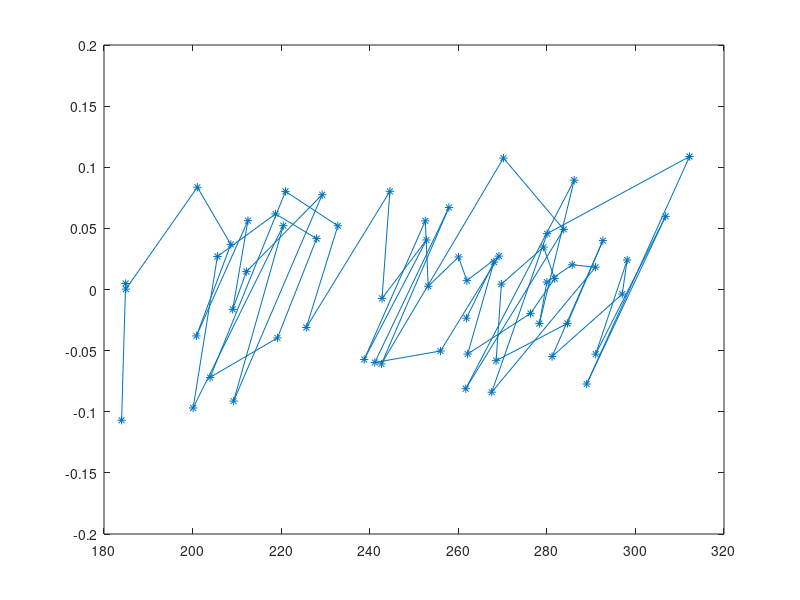

MATLAB code to generate this figure: (Note: this script raises an error after producing the figure.)
% Step 0: Clearing

clear all;
close all;
clc;

% Step 1: Load world data

pkg load statistics;

fid = fopen('Example04-Cancer-Incidence-Iceland.csv', 'r');
C   = textscan(fid,'%f32 %f32', 'delimiter', ';');
fclose(fid);

world_year  = cell2mat(C(1));
world_pop   = cell2mat(C(2));

start_ind   = find(world_year==1959);
end_ind     = find(world_year==2020);

% Step 2: Definition of world population data points

time_int = 1;
year     = [world_year(start_ind):time_int:world_year(end_ind)]';
x        = [0:time_int:(world_year(end_ind)-world_year(start_ind))]';
y        = world_pop(start_ind:time_int:end_ind);  %[5.47 5.81 6.144 6.471 6.801 7.141 7.492]';

% Step 3: Computation of k in dependence of y

k    = (1/time_int).*(log(y(2:1:end)./y(1:1:(end-1)))); %(1./x(2:1:end)).*log(y(2:1:end)/y(1));

figure(1)
plot(y(2:1:end),k,'marker','*')

% Step 4: Spline interpolation

y_spl = y(2:1:end);
k_spl = k;
n = (length(y_spl) - 1);
h = zeros(n,1);
h = diff(y_spl);

M = cubic_spline_natural(y_spl,k_spl,n,h);

cub_spl      = cell(n,1);
cub_spl_diff = cell(n,1);

for j = 1:1:n
  cub_spl{j}      = @(z) (M(j)*(y_spl(j+1) - z).^3/(6*h(j)))   + (M(j+1)*(z - y_spl(j)).^3/(6*h(j))) + (k_spl(j) - M(j)*h(j)^2/6)*((y_spl(j+1) - z)/h(j)) + (k_spl(j+1) - M(j+1)*h(j)^2/6)*((z - y_spl(j))/h(j));
  cub_spl_diff{j} = @(z) - (M(j)*(y_spl(j+1) - z).^2/(2*h(j))) + (M(j+1)*(z - y_spl(j)).^2/(2*h(j))) - (k_spl(j) - M(j)*h(j)^2/6)*(1/h(j))                + (k_spl(j+1) - M(j+1)*h(j)^2/6)*(1/h(j));
endfor

m = 50;
figure(2)
for j = 1:1:n
  plot(y_spl(j):h(j)/m:y_spl(j+1),cub_spl{j}(y_spl(j):h(j)/m:y_spl(j+1)),'color','black','linewidth',1)
  hold on
  plot(y_spl(j),k_spl(j),'marker','*','color','black')
  hold on
  title('Example 4 - Dependence of k on P (Cubic spline)','fontsize',14);
  xlabel('Population P','fontsize',10);
  ylabel('k(P)','fontsize',10);
endfor

% Step 5: Implicit Eulerian Time-Stepping Method

h_eul    = 1;
x_eul    = [0:h_eul:x(end-1)+2*time_int]';
y_eul    = zeros(length(x_eul),1);
y_eul(1) = y(2);

N          = 50;
y_zeros    = zeros(N+1,1);
y_zeros(1) = y_eul(1);

m = 1;
for l = 1:1:(length(x_eul)-1)
    if (x_eul(l) < x(m+1))
      for p = 1:1:N
        y_zeros(p+1) = y_zeros(p) - (h_eul*cub_spl{m}(y_zeros(p))*y_zeros(p)+y_eul(l)-y_zeros(p))/(h_eul*(cub_spl{m}(y_zeros(p))+y_zeros(p)*cub_spl_diff{m}(y_zeros(p)))-1);
      endfor
      y_eul(l+1) = y_zeros(end);
      y_zeros(1) = y_eul(l+1);
    elseif ((x_eul(l) >= x(m+1)) & (m < length(cub_spl)))%(m < length(cub_spl)))
      m     = m+1;
      for p = 1:1:N
        y_zeros(p+1) = y_zeros(p) - (h_eul*cub_spl{m}(y_zeros(p))*y_zeros(p)+y_eul(l)-y_zeros(p))/(h_eul*(cub_spl{m}(y_zeros(p))+y_zeros(p)*cub_spl_diff{m}(y_zeros(p)))-1);
      endfor
      y_eul(l+1) = y_zeros(end);
      y_zeros(1) = y_eul(l+1);
    else
      for p = 1:1:N
        y_zeros(p+1) = y_zeros(p) - (h_eul*cub_spl{length(cub_spl)}(y_zeros(p))*y_zeros(p)+y_eul(l)-y_zeros(p))/(h_eul*(cub_spl{length(cub_spl)}(y_zeros(p))+y_zeros(p)*cub_spl_diff{length(cub_spl_diff)}(y_zeros(p)))-1);
      endfor
      y_eul(l+1) = y_zeros(end);
      y_zeros(1) = y_eul(l+1);
    endif
endfor

figure(3)
plot(x(2:1:end)-time_int,y(2:1:end),'marker','+','color','black','linewidth',1)
hold on
plot(x_eul,y_eul,'color','red','linewidth',1)
hold on
title('Example 4 - Cancer Incidence per 100.000 in Iceland (Cubic spline)','fontsize',14);
legend({'Data used','Calculation'},'location','northwest','fontsize',10);
xlabel('Time (Year)','fontsize',10);
ylabel('Cancer Incidence per 100.000','fontsize',10);
xticks([0:4*time_int:60]);
xticklabels({'1960','1964','1968','1972','1976','1980','1984','1988','1992','1996','2000','2004','2008','2012','2016','2020'});

% Step 6: Relative Error Plot

err_rel = abs(y(2:1:end)-y_eul(1:time_int/h_eul:end-2))./y(2:1:end);

figure(4)
plot([0:time_int:60]',err_rel,'marker','*','color','blue','linewidth',1);
hold on
title('Example 4 - Relative Error (Cubic spline)','fontsize',14);
xlabel('Time (Year)','fontsize',10);
ylabel('Relative Error','fontsize',10);
xticks([0:4*time_int:60]);
xticklabels({'1960','1964','1968','1972','1976','1980','1984','1988','1992','1996','2000','2004','2008','2012','2016','2020'});
yticks([0:0.03:0.15]);
yticklabels({'0%','3%','6%','9%','12%','15%'});
